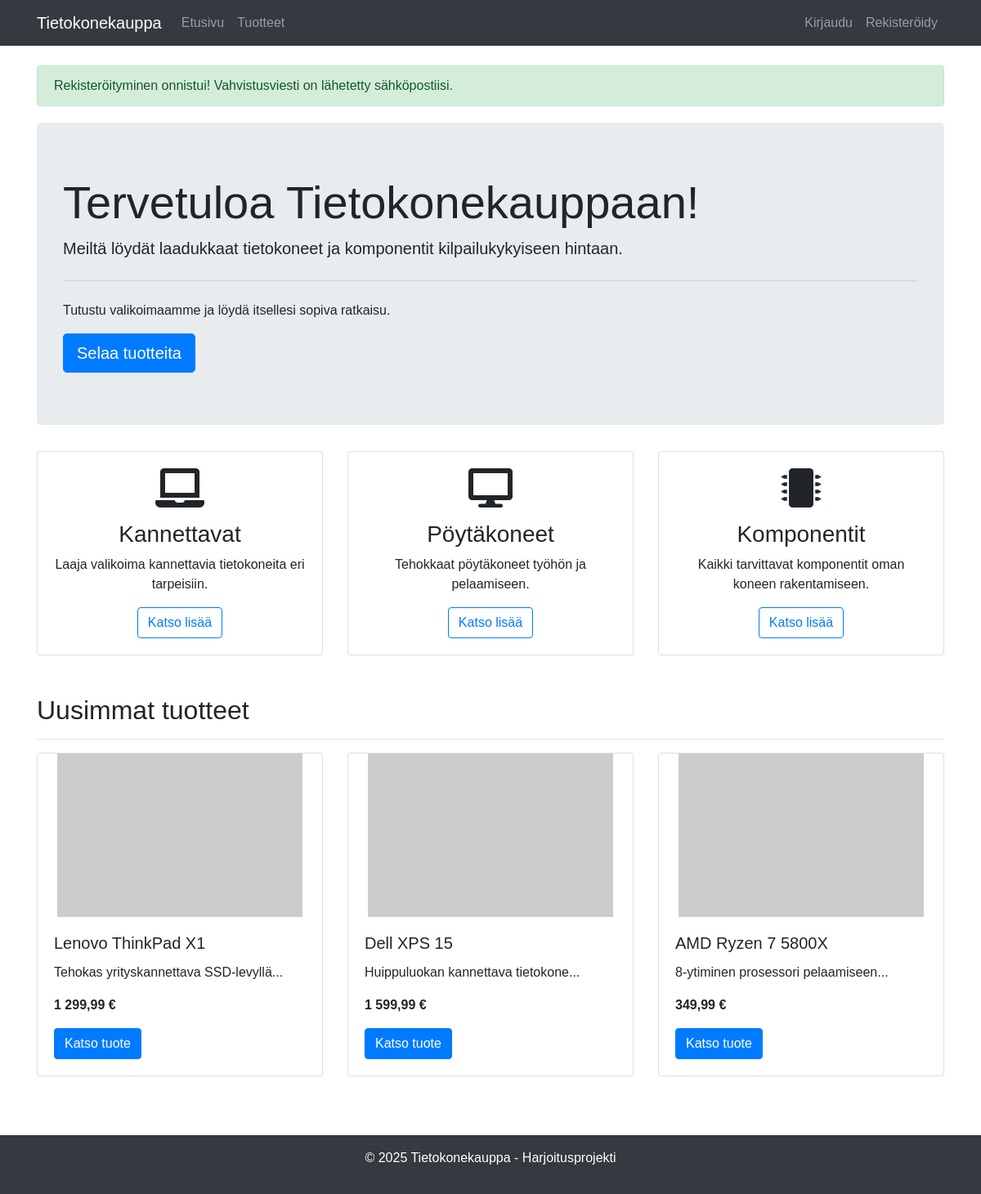
The app's page / (signed in) with its own data.
### tables this page shows
CREATE TABLE products (
    id INT AUTO_INCREMENT PRIMARY KEY,
    name VARCHAR(100) NOT NULL,
    description TEXT,
    price DECIMAL(10, 2) NOT NULL,
    stock INT NOT NULL DEFAULT 0,
    image VARCHAR(255),
    category VARCHAR(50),
    created_at TIMESTAMP DEFAULT CURRENT_TIMESTAMP
);

### index.php (the view)
<?php include 'includes/header.php'; ?>
<div class="jumbotron">
    <h1 class="display-4">Tervetuloa Tietokonekauppaan!</h1>
    <p class="lead">Meiltä löydät laadukkaat tietokoneet ja komponentit kilpailukykyiseen hintaan.</p>
    <hr class="my-4">
    <p>Tutustu valikoimaamme ja löydä itsellesi sopiva ratkaisu.</p>
    <a class="btn btn-primary btn-lg" href="products.php" role="button">Selaa tuotteita</a>
</div>
<div class="row">
    <div class="col-md-4">
        <div class="card mb-4">
            <div class="card-body text-center">
                <i class="fas fa-laptop fa-3x mb-3"></i>
                <h3>Kannettavat</h3>
                <p>Laaja valikoima kannettavia tietokoneita eri tarpeisiin.</p>
                <a href="products.php?category=Kannettavat" class="btn btn-outline-primary">Katso lisää</a>
            </div>
        </div>
    </div>
    <div class="col-md-4">
        <div class="card mb-4">
            <div class="card-body text-center">
                <i class="fas fa-desktop fa-3x mb-3"></i>
                <h3>Pöytäkoneet</h3>
                <p>Tehokkaat pöytäkoneet työhön ja pelaamiseen.</p>
                <a href="products.php?category=Pöytäkoneet" class="btn btn-outline-primary">Katso lisää</a>
            </div>
        </div>
    </div>
    <div class="col-md-4">
        <div class="card mb-4">
            <div class="card-body text-center">
                <i class="fas fa-microchip fa-3x mb-3"></i>
                <h3>Komponentit</h3>
                <p>Kaikki tarvittavat komponentit oman koneen rakentamiseen.</p>
                <a href="products.php?category=Komponentit" class="btn btn-outline-primary">Katso lisää</a>
            </div>
        </div>
    </div>
</div>
<div class="row mt-4">
    <div class="col-12">
        <h2>Uusimmat tuotteet</h2>
        <hr>
    </div>
</div>
<div class="row">
    <?php
    require_once 'config/db.php';
    $stmt = $pdo->query("SELECT * FROM products ORDER BY created_at DESC LIMIT 3");
    while ($row = $stmt->fetch()) {
    ?>
    <div class="col-md-4 mb-4">
        <div class="card product-card">
            <img src="<?php echo !empty($row['image']) ? $row['image'] : 'https://via.placeholder.com/300x200?text=Tietokonekauppa'; ?>"
                 class="card-img-top product-img" alt="<?php echo htmlspecialchars($row['name']); ?>">
            <div class="card-body">
                <h5 class="card-title"><?php echo htmlspecialchars($row['name']); ?></h5>
                <p class="card-text"><?php echo htmlspecialchars(substr($row['description'], 0, 100)) . '...'; ?></p>
                <p class="card-text font-weight-bold"><?php echo number_format($row['price'], 2, ',', ' '); ?> €</p>
                <a href="products.php?id=<?php echo $row['id']; ?>" class="btn btn-primary">Katso tuote</a>
            </div>
        </div>
    </div>
    <?php } ?>
</div>
<?php include 'includes/footer.php'; ?>

### css/style.css (style rules this page uses)
body { font-family: 'Arial', sans-serif; min-height: 100vh; display: flex; flex-direction: column; }
.product-card { transition: transform 0.3s; height: 100%; }
.product-img { height: 200px; object-fit: contain; }

### records on screen
products: name "Lenovo ThinkPad X1", description "Tehokas yrityskannettava SSD-levyllä", price "1 299,99"
products: name "Dell XPS 15", description "Huippuluokan kannettava tietokone", price "1 599,99"
products: name "AMD Ryzen 7 5800X", description "8-ytiminen prosessori pelaamiseen", price "349,99"

### other values on screen
$_SESSION['success'] "Rekisteröityminen onnistui! Vahvistusviesti on lähetetty sähköpostiisi."
